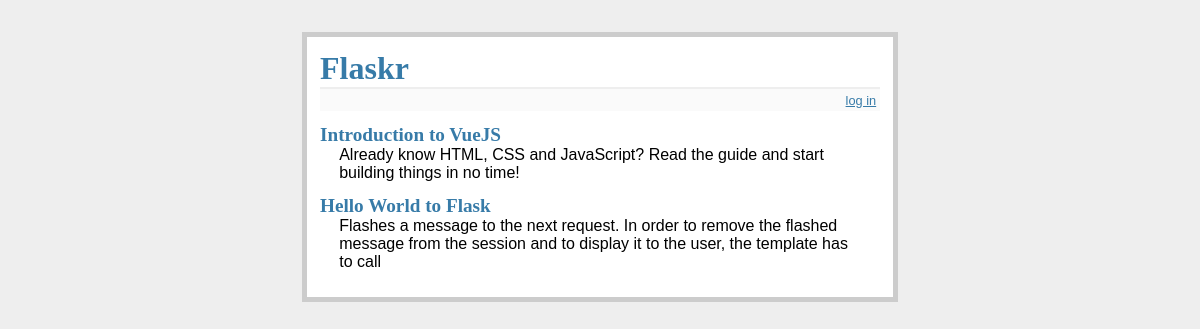
The page / on the database its author committed.
### tables this page shows
CREATE TABLE entries (
  id integer primary key autoincrement,
  title text not null,
  'text' text not null
);

### flaskr.py (the view)
@app.route('/')
def show_entries():
    db = get_db()
    cur = db.execute('select title, text from entries order by id desc')
    entries = cur.fetchall()
    return render_template('show_entries.html', entries=entries)

### flaskr.py (called while the page is built)
def connect_db():
    rv = sqlite3.connect(app.config['DATABASE'])
    rv.row_factory = sqlite3.Row
    return rv

def get_db():
    if not hasattr(g, 'sqlite_db'):
        g.sqlite_db = connect_db()
    return g.sqlite_db

### templates/show_entries.html (shortened to what this page needs)
{% extends "layout.html" %}
{% block body %}
  <ul class=entries>
  {% for entry in entries %}
    <li><h2>{{ entry.title }}</h2>{{ entry.text|safe }}
  {% else %}
    <li><em>Unbelievable.  No entries here so far</em>
  {% endfor %}
  </ul>
{% endblock %}

### templates/layout.html (shortened to what this page needs)
<!doctype html>
<link rel=stylesheet type=text/css href="{{ url_for('static', filename='style.css') }}">
<div class=page>
  <h1>Flaskr</h1>
  <div class=metanav>
  {% if not session.logged_in %}
    <a href="{{ url_for('login') }}">log in</a>
  {% else %}
    <a href="{{ url_for('logout') }}">log out</a>
  {% endif %}
  </div>
  {% block body %}{% endblock %}
</div>

### static/style.css (style rules this page uses)
a, h1, h2 { color: #377ba8; }
h1, h2 { font-family: 'Georgia', serif; margin: 0; }
h1 { border-bottom: 2px solid #eee; }
h2 { font-size: 1.2em; }
.page { margin: 2em auto; width: 35em; border: 5px solid #ccc; padding: 0.8em; background: white; }
.entries { list-style: none; margin: 0; padding: 0; }
.entries li { margin: 0.8em 1.2em; }
.entries li h2 { margin-left: -1em; }
.metanav { text-align: right; font-size: 0.8em; padding: 0.3em; margin-bottom: 1em; background: #fafafa; }

### rows shown on the page
entries: title "Introduction to VueJS", text "Already know HTML, CSS and JavaScript? Read the guide and start building things in no time!"
entries: title "Hello World to Flask", text "Flashes a message to the next request. In order to remove the flashed message from the session and to display it to the user, the template has to call"
